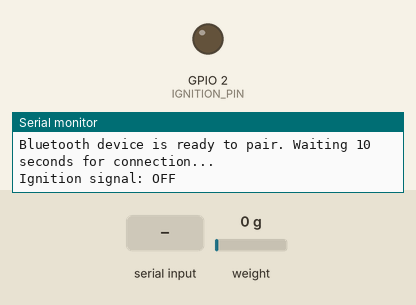
Recording of a sketch running on a simulated ESP32. Parts: output pins drawn as LEDs (lit = HIGH), the last lines printed to the serial monitor. Inputs (shaded band) come from the test bench; at power-on: weight on the scale 0 g. Nothing arrives over Bluetooth unless stated.

Above: at 1.2 s.
1.3 s: "1" received over the second serial link
At 2.5 s:
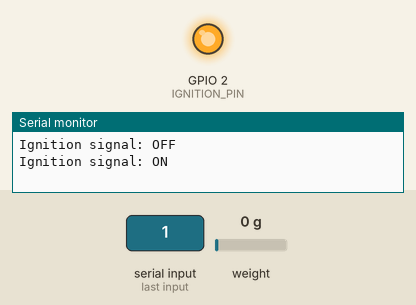
2.8 s: "0" received over the second serial link
At 3.7 s:
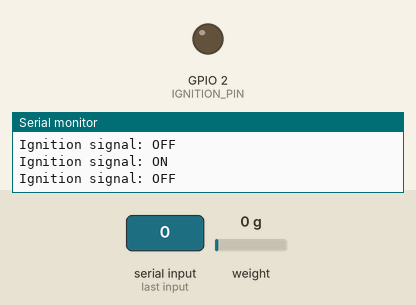
Timing chart, 0 to 5.8 s (numbered marks = the images above; inputs shaded):
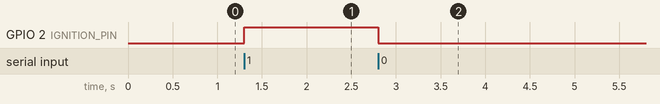

The sketch:

banca.ino
```cpp
#include <Arduino.h>
#include "BluetoothSerial.h"
#include "soc/rtc.h"
#include "HX711.h"

// HX711 circuit wiring
const int LOADCELL_DOUT_PIN = 16;
const int LOADCELL_SCK_PIN = 4;
const int SAMPLES_PER_SECOND = 80;
const int SAMPLES_AT_TIME = 1;

//Ignition settings
const int IGNITION_PIN = 2;
// Empirically tested scale factor, each unit in the tared program is aproximatedly 4.32g
const float SCALE = 4.32f;


bool has_ignited = false;
bool reading_loadcell = false;

BluetoothSerial SerialBT;
HX711 scale;

void setup() {
  Serial.begin(115200);
  scale.begin(LOADCELL_DOUT_PIN, LOADCELL_SCK_PIN);
  SerialBT.begin("UrsaCrux_Bench"); // Bluetooth device name
  Serial.println("Bluetooth device is ready to pair. Waiting 10 seconds for connection...");
  pinMode(IGNITION_PIN, OUTPUT);
  digitalWrite(IGNITION_PIN, LOW);
  Serial.println("Ignition signal: OFF");
}

void loop() {
  if (reading_loadcell == true){
    long reading = scale.get_units(SAMPLES_AT_TIME);
    Serial.println(reading);
  } else {
    if (SerialBT.hasClient()){
      if (SerialBT.available()){
        char sent_info = SerialBT.read(); // Send data from Bluetooth to serial monitor
        if (sent_info == '1'){
          digitalWrite(IGNITION_PIN, HIGH);
          Serial.println("Ignition signal: ON");
          has_ignited = true;
        }
        if (sent_info == '0'){
          digitalWrite(IGNITION_PIN, LOW);
          Serial.println("Ignition signal: OFF");
          if (has_ignited == true) {
            reading_loadcell = true;

            scale.tare();
            Serial.println("BEGIN");
          }
        }
      }
    } else {
      Serial.println("Esperando conexión...");
      delay(1000);
    }
  }
}
```

Measured:
- after the input at 1.3 s, GPIO 2 (IGNITION_PIN): LOW → HIGH at once
- after the input at 2.8 s, GPIO 2 (IGNITION_PIN): HIGH → LOW at once
